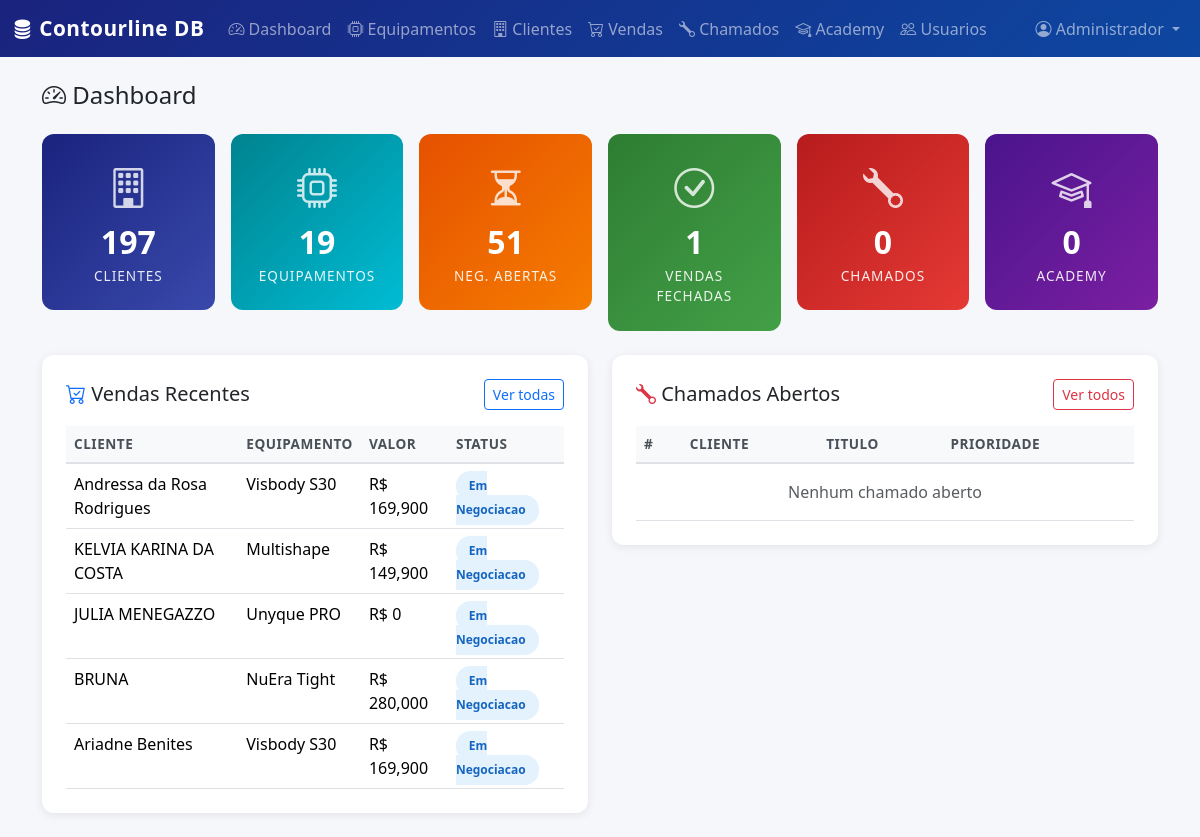
/ (signed in), run on the app's committed database.
### models.py (models this page shows, shortened)
class Usuario(UserMixin, db.Model):
    __tablename__ = 'usuarios'
    id = db.Column(db.Integer, primary_key=True)
    nome = db.Column(db.String(120), nullable=False)
    email = db.Column(db.String(120), unique=True, nullable=False)
    senha_hash = db.Column(db.String(256), nullable=False)
    cargo = db.Column(db.String(50), nullable=False, default='vendedor')  # admin, vendedor, tecnico, marketing
    ativo = db.Column(db.Boolean, default=True)
    criado_em = db.Column(db.DateTime, default=lambda: datetime.now(timezone.utc))
    vendas = db.relationship('Venda', backref='vendedor', lazy='dynamic', foreign_keys='Venda.vendedor_id')
    chamados = db.relationship('Chamado', backref='tecnico', lazy='dynamic', foreign_keys='Chamado.tecnico_id')

class Venda(db.Model):
    __tablename__ = 'vendas'
    id = db.Column(db.Integer, primary_key=True)
    cliente_id = db.Column(db.Integer, db.ForeignKey('clientes.id'), nullable=False)
    equipamento_id = db.Column(db.Integer, db.ForeignKey('equipamentos.id'), nullable=False)
    vendedor_id = db.Column(db.Integer, db.ForeignKey('usuarios.id'), nullable=False)
    valor = db.Column(db.Float, nullable=False)
    tipo_pagamento = db.Column(db.String(50))  # À vista, Parcelado, Leasing, Financiamento
    parcelas = db.Column(db.Integer, default=1)
    status = db.Column(db.String(30), default='em_negociacao')  # em_negociacao, proposta_enviada, fechada, perdida
    rd_deal_id = db.Column(db.String(80))  # ID da negociação no RD Station
    data_venda = db.Column(db.DateTime)
    observacoes = db.Column(db.Text)
    criado_em = db.Column(db.DateTime, default=lambda: datetime.now(timezone.utc))
    atualizado_em = db.Column(db.DateTime, default=lambda: datetime.now(timezone.utc), onupdate=lambda: datetime.now(timezone.utc))

class Cliente(db.Model):
    __tablename__ = 'clientes'
    id = db.Column(db.Integer, primary_key=True)
    razao_social = db.Column(db.String(200), nullable=False)
    nome_fantasia = db.Column(db.String(200))
    cnpj = db.Column(db.String(20), unique=True)
    contato_nome = db.Column(db.String(120))
    contato_email = db.Column(db.String(120))
    contato_telefone = db.Column(db.String(20))
    endereco = db.Column(db.String(300))
    cidade = db.Column(db.String(100))
    estado = db.Column(db.String(2))
    segmento = db.Column(db.String(80))  # Clínica Dermatológica, Clínica Estética, Hospital, etc.
    rd_station_id = db.Column(db.String(80))  # ID no RD Station CRM
    observacoes = db.Column(db.Text)
    ativo = db.Column(db.Boolean, default=True)
    criado_em = db.Column(db.DateTime, default=lambda: datetime.now(timezone.utc))
    atualizado_em = db.Column(db.DateTime, default=lambda: datetime.now(timezone.utc), onupdate=lambda: datetime.now(timezone.utc))
    vendas = db.relationship('Venda', backref='cliente', lazy='dynamic')
    chamados = db.relationship('Chamado', backref='cliente', lazy='dynamic')
    alunos_academy = db.relationship('AlunoAcademy', backref='cliente', lazy='dynamic')

class Equipamento(db.Model):
    __tablename__ = 'equipamentos'
    id = db.Column(db.Integer, primary_key=True)
    nome = db.Column(db.String(120), nullable=False)
    fabricante = db.Column(db.String(120))
    categoria = db.Column(db.String(80))  # Laser, Luz Pulsada, Radiofrequência, Ultrassom, Criolipólise, etc.
    registro_anvisa = db.Column(db.String(60))
    origem = db.Column(db.String(60))  # Israel, EUA, etc.
    tecnologia = db.Column(db.Text)
    indicacoes = db.Column(db.Text)  # Indicações clínicas
    diferenciais = db.Column(db.Text)
    preco_tabela = db.Column(db.Float)
    ativo = db.Column(db.Boolean, default=True)
    criado_em = db.Column(db.DateTime, default=lambda: datetime.now(timezone.utc))
    vendas = db.relationship('Venda', backref='equipamento', lazy='dynamic')
    chamados = db.relationship('Chamado', backref='equipamento', lazy='dynamic')

### app.py (the view)
    @app.route('/')
    @login_required
    def dashboard():
        stats = {
            'total_clientes': Cliente.query.filter_by(ativo=True).count(),
            'total_equipamentos': Equipamento.query.filter_by(ativo=True).count(),
            'vendas_abertas': Venda.query.filter(Venda.status.in_(['em_negociacao', 'proposta_enviada'])).count(),
            'vendas_fechadas': Venda.query.filter_by(status='fechada').count(),
            'chamados_abertos': Chamado.query.filter(Chamado.status.in_(['aberto', 'em_andamento', 'aguardando_peca'])).count(),
            'alunos_academy': AlunoAcademy.query.count(),
        }
        vendas_recentes = Venda.query.order_by(Venda.criado_em.desc()).limit(5).all()
        chamados_recentes = Chamado.query.filter(Chamado.status != 'fechado').order_by(Chamado.criado_em.desc()).limit(5).all()
        return render_template('dashboard.html', stats=stats, vendas_recentes=vendas_recentes, chamados_recentes=chamados_recentes)

### templates/dashboard.html (shortened to what this page needs)
{% extends "base.html" %}
{% block content %}
<div class="container">
    <h4 class="mb-4"><i class="bi bi-speedometer2"></i> Dashboard</h4>
    <div class="row g-3 mb-4">
        <div class="col-md-4 col-lg-2">
            <div class="card stat-card bg-primary-gradient text-white">
                <div class="card-body text-center">
                    <i class="bi bi-building stat-icon"></i>
                    <div class="stat-number">{{ stats.total_clientes }}</div>
                    <div class="stat-label">Clientes</div>
                </div>
            </div>
        </div>
        <div class="col-md-4 col-lg-2">
            <div class="card stat-card bg-info-gradient text-white">
                <div class="card-body text-center">
                    <i class="bi bi-cpu stat-icon"></i>
                    <div class="stat-number">{{ stats.total_equipamentos }}</div>
                    <div class="stat-label">Equipamentos</div>
                </div>
            </div>
        </div>
        <div class="col-md-4 col-lg-2">
            <div class="card stat-card bg-warning-gradient text-white">
                <div class="card-body text-center">
                    <i class="bi bi-hourglass-split stat-icon"></i>
                    <div class="stat-number">{{ stats.vendas_abertas }}</div>
                    <div class="stat-label">Neg. Abertas</div>
                </div>
            </div>
        </div>
        <div class="col-md-4 col-lg-2">
            <div class="card stat-card bg-success-gradient text-white">
                <div class="card-body text-center">
                    <i class="bi bi-check-circle stat-icon"></i>
                    <div class="stat-number">{{ stats.vendas_fechadas }}</div>
                    <div class="stat-label">Vendas Fechadas</div>
                </div>
            </div>
        </div>
        <div class="col-md-4 col-lg-2">
            <div class="card stat-card bg-danger-gradient text-white">
                <div class="card-body text-center">
                    <i class="bi bi-wrench stat-icon"></i>
                    <div class="stat-number">{{ stats.chamados_abertos }}</div>
                    <div class="stat-label">Chamados</div>
                </div>
            </div>
        </div>
        <div class="col-md-4 col-lg-2">
            <div class="card stat-card bg-purple-gradient text-white">
                <div class="card-body text-center">
                    <i class="bi bi-mortarboard stat-icon"></i>
                    <div class="stat-number">{{ stats.alunos_academy }}</div>
                    <div class="stat-label">Academy</div>
                </div>
            </div>
        </div>
    </div>
    <div class="row g-4">
        <div class="col-lg-6">
            <div class="table-container">
                <div class="d-flex justify-content-between align-items-center mb-3">
                    <h5 class="mb-0"><i class="bi bi-cart-check text-primary"></i> Vendas Recentes</h5>
                    <a href="{{ url_for('vendas_lista') }}" class="btn btn-sm btn-outline-primary">Ver todas</a>
                </div>
                <div class="table-responsive">
                    <table class="table table-hover mb-0">
                        <thead>
                            <tr>
                                <th>Cliente</th>
                                <th>Equipamento</th>
                                <th>Valor</th>
                                <th>Status</th>
                            </tr>
                        </thead>
                        <tbody>
                            {% for v in vendas_recentes %}
                            <tr>
                                <td>{{ v.cliente.razao_social[:30] }}</td>
                                <td>{{ v.equipamento.nome }}</td>
                                <td>R$ {{ "{:,.0f}".format(v.valor) }}</td>
                                <td><span class="badge-status badge-{{ v.status }}">{{ v.status | replace('_', ' ') | title }}</span></td>
                            </tr>
                            {% else %}
                            <tr><td colspan="4" class="text-center text-muted py-3">Nenhuma venda registrada</td></tr>
                            {% endfor %}
                        </tbody>
                    </table>
                </div>
            </div>
        </div>
        <div class="col-lg-6">
            <div class="table-container">
                <div class="d-flex justify-content-between align-items-center mb-3">
                    <h5 class="mb-0"><i class="bi bi-wrench text-danger"></i> Chamados Abertos</h5>
                    <a href="{{ url_for('chamados_lista') }}" class="btn btn-sm btn-outline-danger">Ver todos</a>
                </div>
                <div class="table-responsive">
                    <table class="table table-hover mb-0">
                        <thead>
                            <tr>
                                <th>#</th>
                                <th>Cliente</th>
                                <th>Titulo</th>
                                <th>Prioridade</th>
                            </tr>
                        </thead>
                        <tbody>
                            {% for c in chamados_recentes %}
                            <tr>
                                <td>{{ c.id }}</td>
                                <td>{{ c.cliente.razao_social[:25] }}</td>
                                <td>{{ c.titulo[:30] }}</td>
                                <td><span class="badge-status badge-{{ c.prioridade }}">{{ c.prioridade | title }}</span></td>
                            </tr>
                            {% else %}
                            <tr><td colspan="4" class="text-center text-muted py-3">Nenhum chamado aberto</td></tr>
                            {% endfor %}
                        </tbody>
                    </table>
                </div>
            </div>
        </div>
    </div>
</div>
{% endblock %}

### templates/base.html (shortened to what this page needs)
<!DOCTYPE html>
<html lang="pt-BR">
<head>
    <link href="https://cdn.jsdelivr.net/npm/bootstrap@5.3.3/dist/css/bootstrap.min.css" rel="stylesheet">
    <link href="https://cdn.jsdelivr.net/npm/bootstrap-icons@1.11.3/font/bootstrap-icons.min.css" rel="stylesheet">
    <link href="{{ url_for('static', filename='css/style.css') }}" rel="stylesheet">
</head>
<body>
{% if current_user.is_authenticated %}
<nav class="navbar navbar-expand-lg navbar-dark bg-contourline">
    <div class="container-fluid">
        <a class="navbar-brand fw-bold" href="{{ url_for('dashboard') }}">
            <i class="bi bi-database-fill"></i> Contourline DB
        </a>
        <div class="collapse navbar-collapse" id="navbarNav">
            <ul class="navbar-nav me-auto">
                <li class="nav-item">
                    <a class="nav-link" href="{{ url_for('dashboard') }}"><i class="bi bi-speedometer2"></i> Dashboard</a>
                </li>
                <li class="nav-item">
                    <a class="nav-link" href="{{ url_for('equipamentos_lista') }}"><i class="bi bi-cpu"></i> Equipamentos</a>
                </li>
                <li class="nav-item">
                    <a class="nav-link" href="{{ url_for('clientes_lista') }}"><i class="bi bi-building"></i> Clientes</a>
                </li>
                {% if current_user.cargo in ['admin', 'vendedor', 'marketing'] %}
                <li class="nav-item">
                    <a class="nav-link" href="{{ url_for('vendas_lista') }}"><i class="bi bi-cart-check"></i> Vendas</a>
                </li>
                {% endif %}
                <li class="nav-item">
                    <a class="nav-link" href="{{ url_for('chamados_lista') }}"><i class="bi bi-wrench"></i> Chamados</a>
                </li>
                <li class="nav-item">
                    <a class="nav-link" href="{{ url_for('academy_lista') }}"><i class="bi bi-mortarboard"></i> Academy</a>
                </li>
                {% if current_user.cargo == 'admin' %}
                <li class="nav-item">
                    <a class="nav-link" href="{{ url_for('admin_usuarios') }}"><i class="bi bi-people"></i> Usuarios</a>
                </li>
                {% endif %}
            </ul>
            <ul class="navbar-nav">
                <li class="nav-item dropdown">
                    <a class="nav-link dropdown-toggle" href="#" role="button" data-bs-toggle="dropdown">
                        <i class="bi bi-person-circle"></i> {{ current_user.nome }}
                    </a>
                </li>
            </ul>
        </div>
    </div>
</nav>
{% endif %}
<main class="container-fluid py-4">
    {% block content %}{% endblock %}
</main>
</body>
</html>

### static/css/style.css (style rules this page uses)
:root { --cl-primary: #1a237e; --cl-secondary: #0d47a1; --cl-accent: #00bcd4; --cl-success: #2e7d32; --cl-warning: #f57f17; --cl-danger: #c62828; --cl-light: #f5f7fa; --cl-dark: #1a1a2e; }
body { background-color: var(--cl-light); font-family: 'Segoe UI', system-ui, -apple-system, sans-serif; }
.bg-contourline { background: linear-gradient(135deg, var(--cl-primary), var(--cl-secondary)) !important; }
.navbar-brand { font-size: 1.3rem; letter-spacing: 0.5px; }
.stat-card { border: none; border-radius: 12px; transition: transform 0.2s, box-shadow 0.2s; overflow: hidden; }
.stat-card .card-body { padding: 1.5rem; }
.stat-card .stat-icon { font-size: 2.5rem; opacity: 0.8; }
.stat-card .stat-number { font-size: 2rem; font-weight: 700; }
.stat-card .stat-label { font-size: 0.85rem; text-transform: uppercase; letter-spacing: 1px; opacity: 0.9; }
.stat-card.bg-primary-gradient { background: linear-gradient(135deg, #1a237e, #3949ab); }
.stat-card.bg-success-gradient { background: linear-gradient(135deg, #2e7d32, #43a047); }
.stat-card.bg-info-gradient { background: linear-gradient(135deg, #00838f, #00bcd4); }
.stat-card.bg-warning-gradient { background: linear-gradient(135deg, #e65100, #f57c00); }
.stat-card.bg-danger-gradient { background: linear-gradient(135deg, #b71c1c, #e53935); }
.stat-card.bg-purple-gradient { background: linear-gradient(135deg, #4a148c, #7b1fa2); }
.table-container { background: white; border-radius: 12px; padding: 1.5rem; box-shadow: 0 2px 10px rgba(0, 0, 0, 0.08); }
.table th { background-color: #f8f9fa; border-bottom: 2px solid #dee2e6; font-weight: 600; font-size: 0.85rem; text-transform: uppercase; letter-spacing: 0.5px; color: #495057; }
.badge-status { padding: 0.4rem 0.8rem; border-radius: 20px; font-size: 0.75rem; font-weight: 600; }
.badge-em_negociacao { background-color: #e3f2fd; color: #1565c0; }

### data on the page
Usuario: nome "Administrador"
Venda: cliente "Andressa da Rosa Rodrigues", equipamento.nome "Visbody S30", valor "169,900", status "Em Negociacao"
Venda: cliente "KELVIA KARINA DA COSTA", equipamento.nome "Multishape", valor "149,900", status "Em Negociacao"
Venda: cliente "JULIA MENEGAZZO", equipamento.nome "Unyque PRO", valor "0", status "Em Negociacao"
Venda: cliente "BRUNA", equipamento.nome "NuEra Tight", valor "280,000", status "Em Negociacao"
Venda: cliente "Ariadne Benites", equipamento.nome "Visbody S30", valor "169,900", status "Em Negociacao"

### other printed values
{{ stats.total_clientes }} "197"
{{ stats.total_equipamentos }} "19"
{{ stats.vendas_abertas }} "51"
{{ stats.vendas_fechadas }} "1"
{{ stats.chamados_abertos }} "0"
{{ stats.alunos_academy }} "0"
